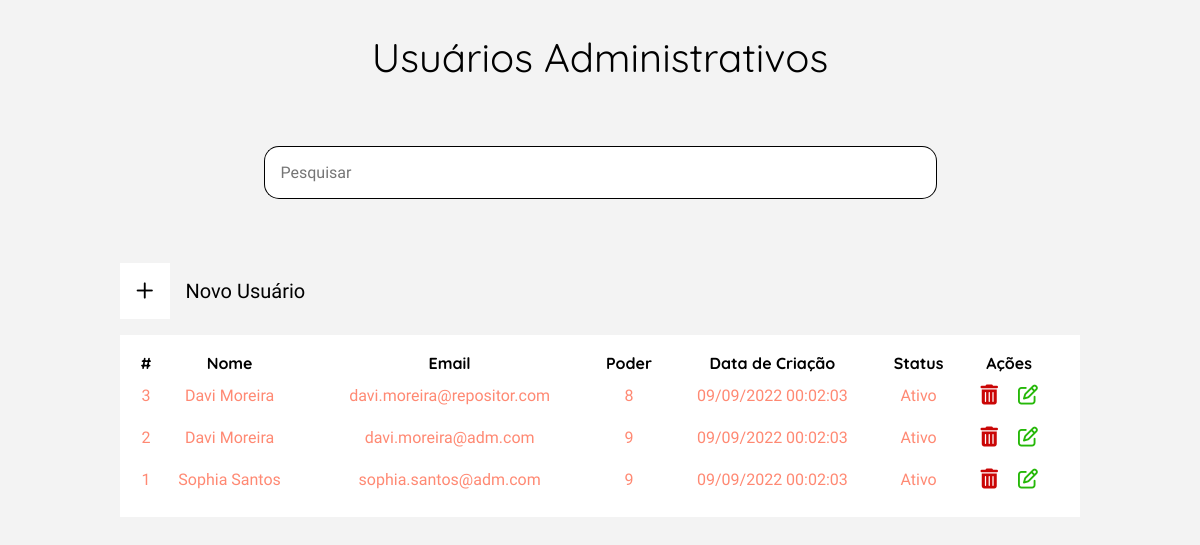
The app's page /view/listUsuariosADM.php with its own data.
### tables this page shows
CREATE TABLE adm_administrador(
	id INT AUTO_INCREMENT NOT NULL PRIMARY KEY,
	nome VARCHAR(300) NOT NULL COMMENT 'nome do administrador',
	email VARCHAR(300) NOT NULL COMMENT 'email do administrador',
	senha VARCHAR(64) NOT NULL COMMENT 'senha em sha256',
	datahora DATETIME NOT NULL COMMENT 'data e  hora doregistro',
	poder INT(1) NOT NULL COMMENT  'abrangencia do usuario no sistema',
	status INT(1) NOT NULL COMMENT '1 - ativo; 0 - inativo'
);

### model/conexao.class.php (called while the page is built, shortened)
<?php
class Conexao{
    public function __construct(){
        try{
            $this->pdo = new PDO("mysql:dbname=2ucase_bd;host=localhost","root","");
        }catch(PDOException $e){
            echo "Erro com banco de dados: " . $e->getMessage() . "<br>";
            exit();
        }catch(Exception $e){
            echo "Erro generico: " . $e->getMessage() . "<br>";
            exit();
        }
    }
}
?>

### model/Manager.class.php (called while the page is built, shortened)
<?php
require_once 'Conexao.class.php';
class Manager extends Conexao {
	public function listClient($table, $columnName) {
        $cmd = $this->pdo->query("SELECT * FROM {$table} ORDER by {$columnName} DESC");
        $res = $cmd->fetchAll(PDO::FETCH_ASSOC);
        return $res;
	}
}

### view/listUsuariosADM.php (the view, shortened to what this page needs)
<?php
require_once "../model/Manager.class.php";
$manager = new Manager();
$resultListUsuarios = $manager->listClient('adm_administrador', 'id');
?>
<!DOCTYPE html>
<html lang="pt-br">
<head>
    <?php require_once "../config/config.php"; ?>
    <link rel="stylesheet" href="../assets/css/usuariosADM.css">
</head>
<body id="body-margin">
    <main class="container-produto">
        <h1>Usuários Administrativos</h1>
        <article class="container-pesquisa">
            <form action="#" method="POST">
                <div class="input-pesquisa">
                    <input type="text" placeholder="Pesquisar" id="pesquisar-input">
                    <input type="submit" value="">
                </div>
            </form>
        </article>
        <section class="container-tabela-filter">
            <section class="container-filters">
                <button id="btn-new-produto">
                    <div class="icon-container">
                        <i class="fa-regular fa-plus"></i>
                    </div>
                    Novo Usuário
                </button>
            </section>
            <section class="container-tabela">
                <table class="table-clientes">
                    <tr>
                        <th>#</th>
                        <th>Nome</th>
                        <th>Email</th>
                        <th>Poder</th>
                        <th>Data de Criação</th>
                        <th>Status</th>
                        <th>Ações</th>
                    </tr>
                    <?php
                    if (count($resultListUsuarios) > 0) :
                        for ($i = 0; $i < count($resultListUsuarios); $i++) :
                            $timestamp = strtotime($resultListUsuarios[$i]["datahora"]);
                            $newDate = date("d-m-Y H:i:s", $timestamp);
                            $dateExib = str_replace('-', '/', $newDate)
                    ?>
                            <tr>
                                <td><?= $resultListUsuarios[$i]['id'] ?></td>
                                <td><?= $resultListUsuarios[$i]['nome'] ?></td>
                                <td><?= $resultListUsuarios[$i]['email'] ?></td>
                                <td><?= $resultListUsuarios[$i]['poder'] ?></td>
                                <td><?= $dateExib ?></td>
                                <td><?= $resultListUsuarios[$i]['status'] == 1 ? "Ativo" : "Inativo"?></td>
                                <td id="btn-actions">
                                    <button id="delete-prod" onclick="window.location.href='../controller/ControllerUsuariosADM.php?id=<?= $resultListUsuarios[$i]['id'] ?>&action=deleteUserADM'">
                                        <i class="fa-solid fa-trash-can"></i>
                                    </button>
                                    <button id="edit-prod">
                                        <i class="fa-regular fa-pen-to-square"></i>
                                    </button>
                                </td>
                            </tr>
                    <?php
                        endfor;
                    else :
                        echo "<td>Sem usuários cadastrados!</td>";
                    endif;
                    ?>
                </table>
            </section>
        </section>
    </main>
</body>
</html>

### config/config.php (shortened to what this page needs)
<!DOCTYPE html>
<html lang="en">
<head>
    <link rel="stylesheet" href="../assets/css/reset.css">
</head>
</html>

### assets/css/usuariosADM.css (style rules this page uses)
.container-produto { display: flex; flex-direction: column; align-items: center; justify-content: center; gap: 4rem; margin-top: 2rem; }
.input-pesquisa { display: flex; }
.input-pesquisa input[type=text] { background-color: #ffff; padding: 1rem; border: 1px solid #000; border-right: none; width: 40rem; border-bottom-left-radius: 15px; border-top-left-radius: 15px; }
.input-pesquisa input[type=submit] { background-color: #ffff; border: 1px solid #000; border-left: none; background-image: url('../../view/img/lupapesquisa.png'); background-size: 20px 20px; background-position-y: center; background-position-x: center; background-repeat: no-repeat; padding: 1rem; cursor: pointer; border-bottom-right-radius: 15px; border-top-right-radius: 15px; }
.container-tabela-filter { display: flex; flex-direction: column; align-items: center; width: 60rem; }
.container-filters { display: flex; justify-content: space-between; width: 100%; align-items: flex-end; }
#btn-new-produto { display: flex; align-items: center; gap: 1rem; background-color: transparent; border: none; cursor: pointer; }
#btn-new-produto .icon-container { background-color: #ffff; padding: 1rem; cursor: pointer; }
.container-tabela { width: 100%; background-color: #ffff; margin-top: 1rem; }
.container-tabela .table-clientes { width: 100%; padding: 1rem; }
.table-clientes tr td { text-align: center; }
#btn-actions button { padding: .5rem; background-color: transparent; border: none; }
#btn-actions #edit-prod i { color: #25b808; cursor: pointer; }
#btn-actions #delete-prod i { color: #ca0606; cursor: pointer; }

### records on screen
adm_administrador: id "3", nome "Davi Moreira", email "davi.moreira@repositor.com", poder "8", datahora "09/09/2022 00:02:03", status "Ativo"
adm_administrador: id "2", nome "Davi Moreira", email "davi.moreira@adm.com", poder "9", datahora "09/09/2022 00:02:03", status "Ativo"
adm_administrador: id "1", nome "Sophia Santos", email "sophia.santos@adm.com", poder "9", datahora "09/09/2022 00:02:03", status "Ativo"
